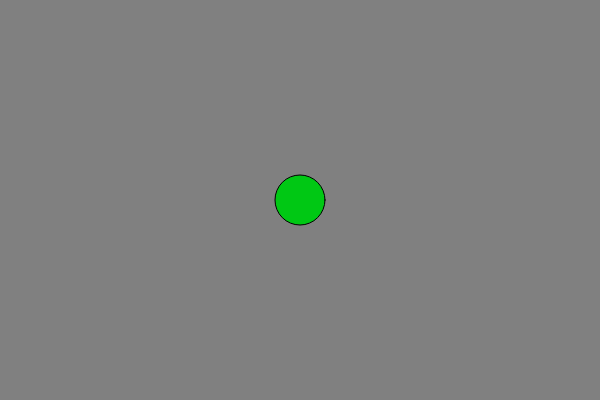
Frame 1 (no input)
Frame 60 (no input): identical to frame 1, image omitted
Frame 120 (the mouse pressed at the canvas centre since frame 60): identical to frame 1, image omitted

The p5.js sketch that drew this single still picture (run headless with seeded random() and noise() and a simulated clock; from frame 60 on, the mouse is pressed at the canvas centre):

// p5.js sketch
// ── sketch.js
var x = 300;
var y = 200;
var diameter = 50;
var both = x+y;
function setup() {
  createCanvas(600,400);
 

 
}

function draw() {
  col3 = map(x,0,600,255,0)
  col = map(x,0,600,0,255)
  col2 = map(y,0,400,255,0)
  background(col3,col,col2)
  fill(0,200,20)
   boarders()
   move()
   ellipse(x,y,diameter,diameter)
   
}


function boarders(){
 if(x > width-25){
    x-=5;
   }
   if(x === 25){
    x+=5;
   }
   if(y > height-25){
    y-=5;
   }
   if(y === 25){
    y+=5;
   }
}
function move(){
 if(keyIsDown(RIGHT_ARROW)){
    x +=5;
      }
      
    if(keyIsDown(LEFT_ARROW)){
    x -=5;
    }
    
    if(keyIsDown(UP_ARROW)){
    y -=5;
    }
    
    if(keyIsDown(DOWN_ARROW)){
     y +=5;
    }
    
}
